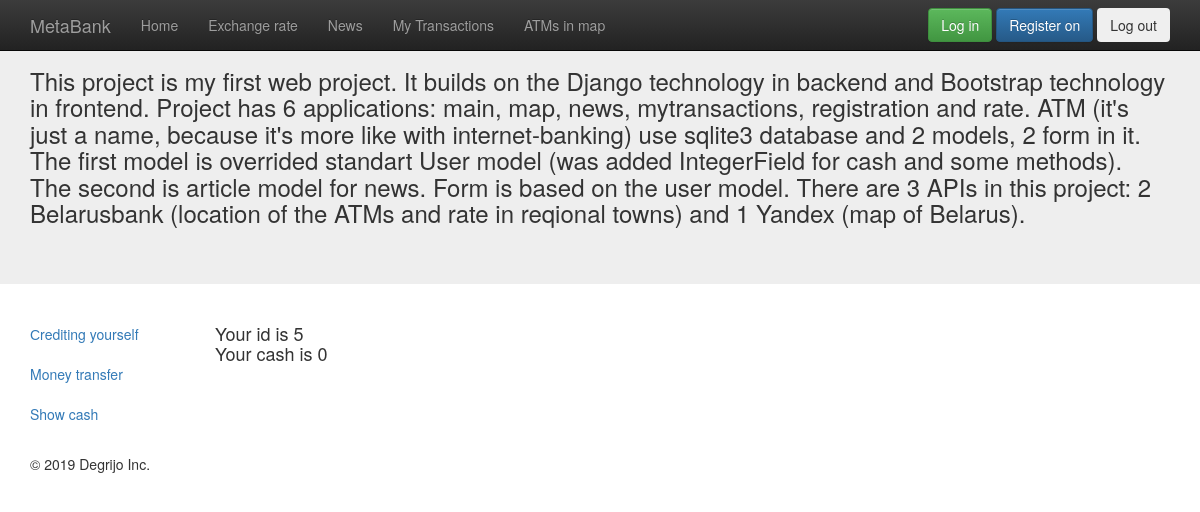
Before: /show_money/ (signed in) with the older database file.
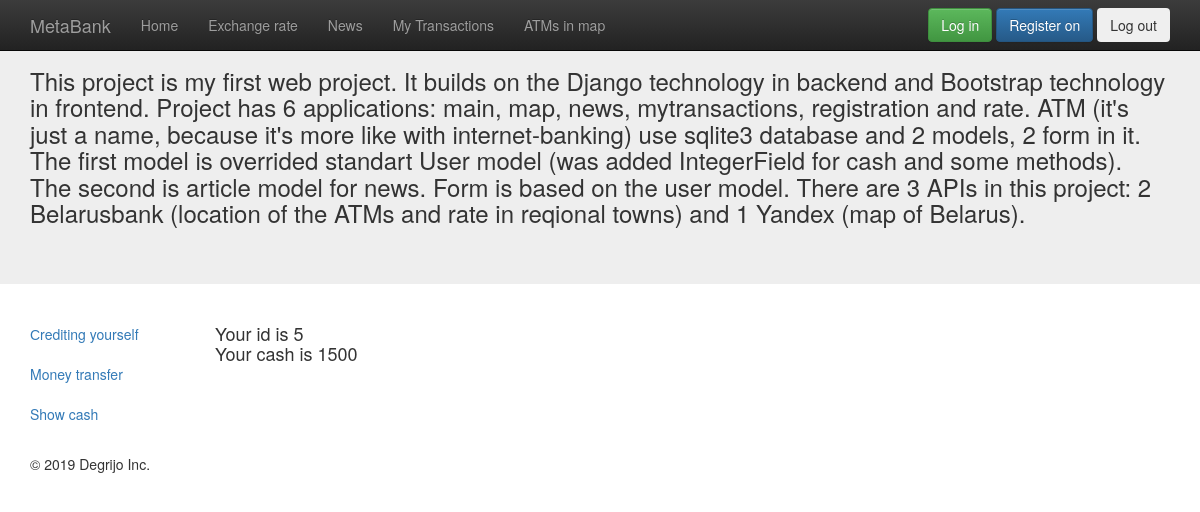
After: the same page with the newer database file.
### mytransactions/models.py (models this page shows, shortened)
class User(AbstractUser):
    money = models.IntegerField(default=0)

### mytransactions/views.py (the view)
# urls.py: url(r'^show_money/', include('mytransactions.urls')),
def show_money(request):
    if request.user.is_authenticated:
        return render(request, 'mytransactions/show_cash.html')
    else:
        return render(request, 'mytransactions/not_loged_in.html')

### mytransactions/templates/mytransactions/show_cash.html
{% extends "appmain/wrapper.html" %}
{% block content %}
<div class="col-sm-2">
    <ul class="nav nav-left">
        <li class="active"><a href="crediting_yourself/">Сrediting yourself</a></li>
        <li class="active"><a href="money_transfer/">Money transfer</a></li>
        <li class="active"><a href="#">Show cash</a></li>
    </ul>
</div>
<div class="col-sm-10">
    <h4>Your id is {{user.id}}<br>
        Your cash is {{user.money}}</h4>
</div>
{% endblock %}

### appmain/templates/appmain/wrapper.html (shortened to what this page needs)
<!DOCTYPE html>
<html>
  <head>
  </head>
  <body>
  	<link rel="stylesheet" href="https://maxcdn.bootstrapcdn.com/bootstrap/3.3.7/css/bootstrap.min.css">
	<link rel="stylesheet" href="https://maxcdn.bootstrapcdn.com/bootstrap/3.3.7/css/bootstrap-theme.min.css">
    <nav class="navbar navbar-inverse navbar-fixed-top">
      <div class="container">
        <div class="navbar-header">
          <a class="navbar-brand" href="#">MetaBank</a>
        </div>
    <div class="collapse navbar-collapse" id="bs-example-navbar-collapse-1">
      <ul class="nav navbar-nav">
        <li><a href="../../">Home</a></li>
        <li><a href="../../rate/">Exchange rate</a></li>
        <li><a href="../../news/">News</a></li>
        <li><a href="../../show_money/">My Transactions</a></li>
        <li><a href="../../map/">ATMs in map</a></li>
      </ul>
        <form class="navbar-form navbar-right">
            <input type="button" class="btn btn-success" value="Log in" onClick='location.href="../../reg/log_in/"'>
            <input type="button" class="btn btn-primary" value="Register on" onClick='location.href="../../reg/"'>
            <input type="button" class="btn btn-active" value="Log out" onClick='location.href="../../reg/log_out/"'>
        </form>
    </div>
    </div>
</nav>
  	<div class="jumbotron">
  		<div class="container">
		 <h3>This project is my first web project. It builds on the Django technology in backend and Bootstrap technology in frontend.
             Project has 6 applications: main, map, news, mytransactions, registration and rate. ATM (it's just a name, because it's
             more like with internet-banking) use sqlite3 database and 2 models, 2 form in it.
             The first model is overrided standart User model (was added IntegerField for cash and some methods). The second is article model for news.
             Form is based on the user model. There are 3 APIs in this project: 2 Belarusbank (location of the ATMs and
             rate in reqional towns) and 1 Yandex (map of Belarus).
         </h3>
		</div>
  	</div>
    {% block content %}
    {% endblock %}
  <br><br><br><br><br><br><br>
    <div class="container">
        <footer><p>© 2019 Degrijo Inc.</p></footer>
    </div>
  </body>
</html>

Changed rows visible on the page:
changed User id 5: money "0" → "1500"
